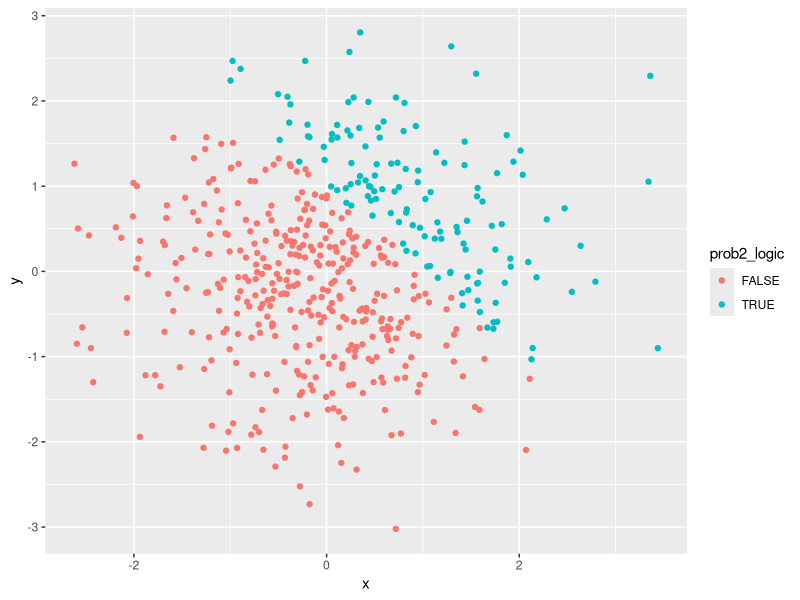
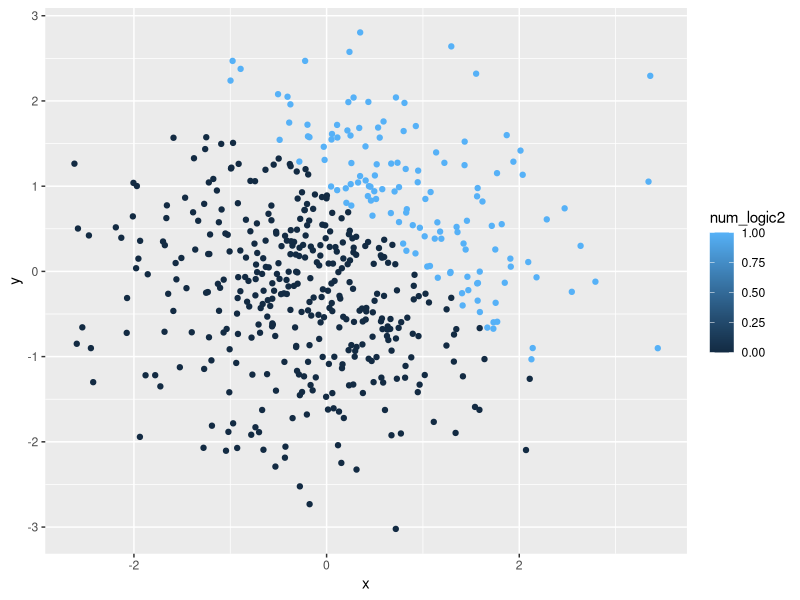
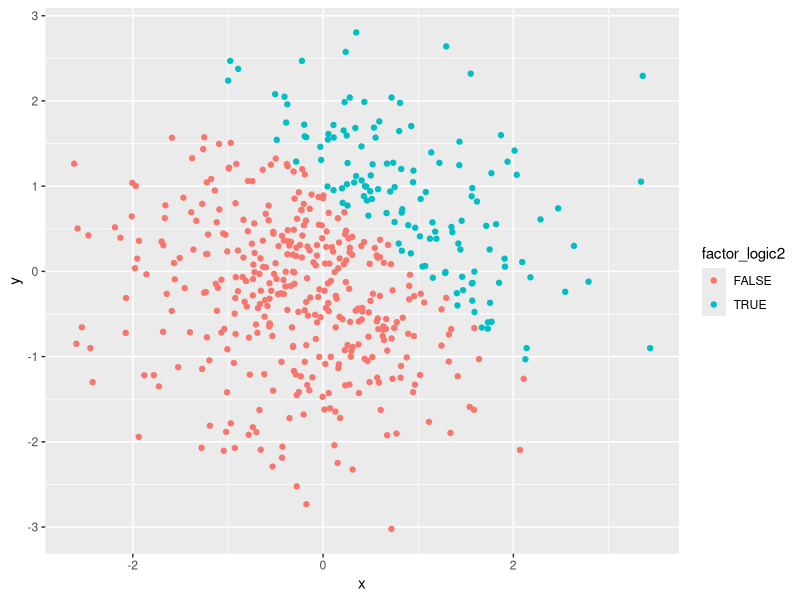
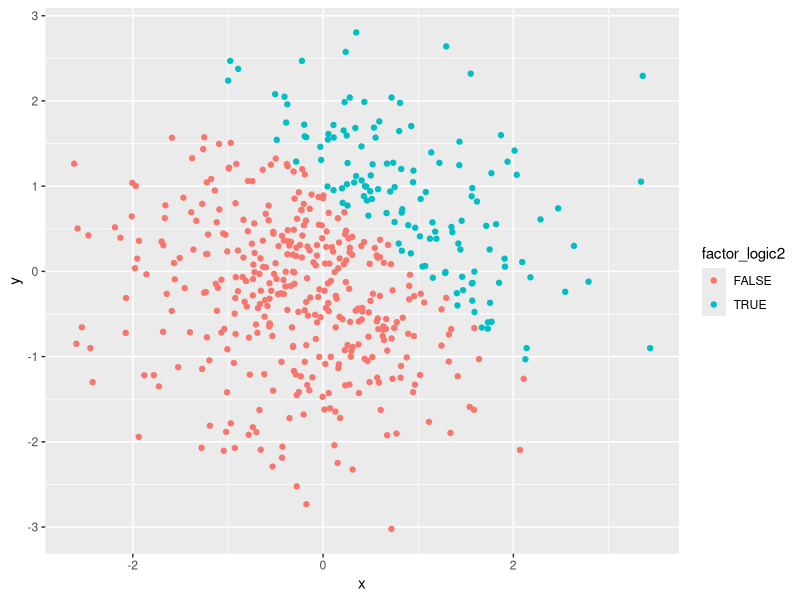

Reproduce these figures in R, in order.
## ---- chunk 1

library(tidyverse)

## ---- chunk 2

prob1_df = tibble(
  vec_sample = rnorm(8),
  vec_logic = vec_sample > 0,
  vec_char = c("This", "is", "problem", "one", "homework", "one", "Hana", "Akbarnejad"),
  vec_factor = factor(c("good", "fair", "poor", "poor", "fair", "fair", "fair", "fair"))
)

sample_mean = mean(pull(prob1_df, vec_sample))
sample_mean
logic_mean = mean(pull(prob1_df, vec_logic))
logic_mean
char_mean = mean(pull(prob1_df, vec_char))
char_mean
factor_mean = mean(pull(prob1_df, vec_factor))
factor_mean

## ---- chunk 3

as.numeric(pull(prob1_df, vec_logic))
as.numeric(pull(prob1_df, vec_char))
as.numeric(pull(prob1_df, vec_factor))

## ---- chunk 4

num_logic = as.numeric(pull(prob1_df, vec_logic))

num_logic_calc = pull(prob1_df, vec_sample) * num_logic
num_logic_calc

factor_logic = as.factor(pull(prob1_df, vec_logic))
factor_logic_calc1 = pull(prob1_df, vec_sample) * factor_logic
factor_logic
factor_logic_calc1

num_factor_logic = as.numeric(factor_logic)
factor_logic_calc2 = pull(prob1_df, vec_sample) * num_factor_logic
num_factor_logic
factor_logic_calc2

## ---- chunk 5

prob2_df = tibble(
  x = rnorm(500),
  y = rnorm(500),
  prob2_logic = x + y > 1
)

num_logic2 = as.numeric(pull(prob2_df, prob2_logic))
factor_logic2 = as.factor(pull(prob2_df, prob2_logic))

## ---- chunk 6

logic_scatterplot = ggplot(prob2_df, aes(x = x, y = y, color = prob2_logic)) + geom_point()
logic_scatterplot

num_logic_scatterplot = ggplot(prob2_df, aes(x = x, y = y, color = num_logic2)) + geom_point()
num_logic_scatterplot

factor_logic_scatterplot = ggplot(prob2_df, aes(x = x, y = y, color = factor_logic2)) + geom_point()
factor_logic_scatterplot

ggsave("logic_scatterplot2.pdf")
